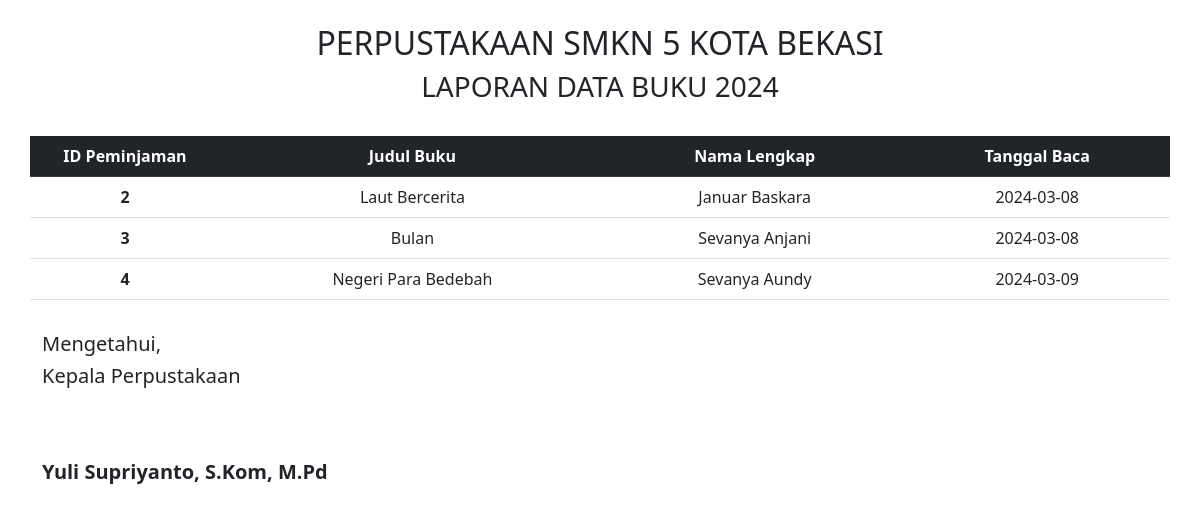
Page /admin/data/lap_dp.php on the committed database.
### tables this page shows
CREATE TABLE `peminjam` (
  `id_peminjam` int(11) NOT NULL,
  `id_buku` int(11) NOT NULL,
  `judul` varchar(100) NOT NULL,
  `nama` varchar(100) NOT NULL,
  `tgl_baca` date NOT NULL
);

### admin/data/lap_dp.php (the view, shortened to what this page needs)
<!doctype html>
<html lang="en">
<head>
    <link rel="stylesheet" href="../../asset/css/bootstrap.css">
</head>
<body>
    <div class="container">
        <div class="row">
            <div class="col text-center mt-4">
                <h2>PERPUSTAKAAN SMKN 5 KOTA BEKASI</h2>
                <h3>LAPORAN DATA BUKU 2024</h3>
            </div>
        </div>
        <div class="row text-center">
            <table class="table table-hover mt-4">
                <thead class="table-dark">
                    <tr>
                        <th class="col-2" scope="col">ID Peminjaman</th>
                        <th class="col" scope="col">Judul Buku</th>
                        <th class="col" scope="col">Nama Lengkap</th>
                        <th class="col" scope="col">Tanggal Baca</th>
                    </tr>
                </thead>
                <?php
                include '../../koneksi/koneksi.php';
                $data = mysqli_query($koneksi, "SELECT * FROM peminjam");
                while ($d = mysqli_fetch_array($data)) {
                ?>
                    <tbody>
                        <tr class="">
                            <th scope="row"><?php echo $d['id_peminjam']; ?></th>
                            <td><?php echo $d['judul']; ?></td>
                            <td><?php echo $d['nama']; ?></td>
                            <td><?php echo $d['tgl_baca']; ?></td>
                        </tr>
                    </tbody>
                <?php
                }
                ?>
            </table>
        </div>
        <div class="row mt-3">
            <div class="col-9">
                <h5>Mengetahui,</h5>
                <h5>Kepala Perpustakaan</h5>
                <h5 style="margin-top: 4.5rem;"><b>Yuli Supriyanto, S.Kom, M.Pd</b></h5>
            </div>
        </div>
    </div>
</body>
</html>

### rows in the picture
peminjam: id_peminjam "2", judul "Laut Bercerita", nama "Januar Baskara", tgl_baca "2024-03-08"
peminjam: id_peminjam "3", judul "Bulan", nama "Sevanya Anjani", tgl_baca "2024-03-08"
peminjam: id_peminjam "4", judul "Negeri Para Bedebah", nama "Sevanya Aundy", tgl_baca "2024-03-09"
